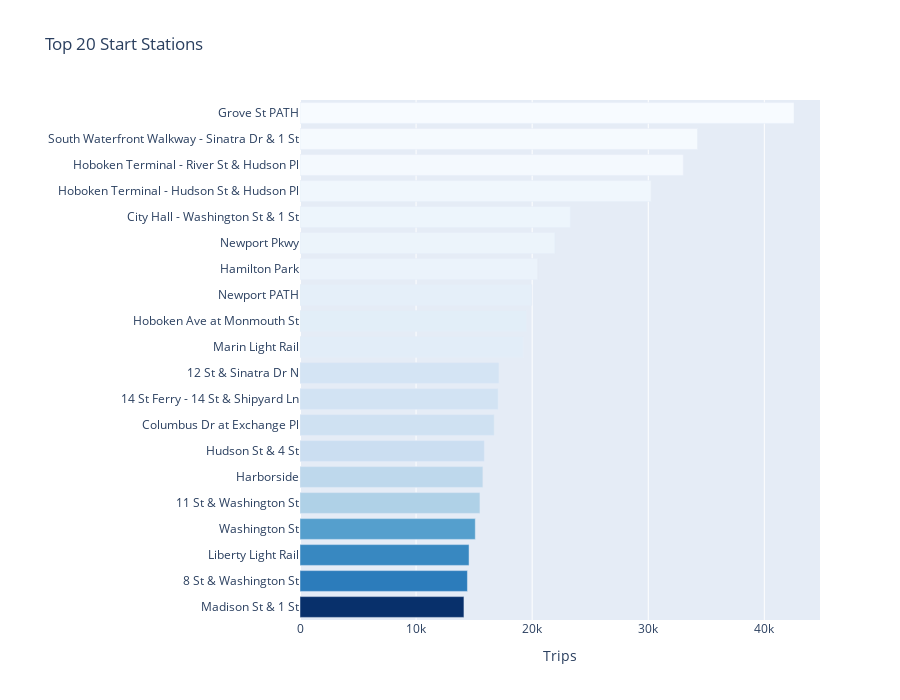

The cell this chart's notebook holds for it:
### Code cell
# D1: Top 20 start stations and Plotly bar
import plotly.graph_objects as go
from pathlib import Path

# compute counts
df['_one'] = 1
station_counts = df.groupby('start_station_name').agg(count=('_one','sum')).reset_index()
top20 = station_counts.nlargest(20, 'count').reset_index(drop=True)

# plot horizontal bar (readable station names)
fig_bar = go.Figure(go.Bar(
    x=top20['count'][::-1],
    y=top20['start_station_name'][::-1],
    orientation='h',
    marker=dict(color=top20['count'], colorscale='Blues')
))
fig_bar.update_layout(title='Top 20 Start Stations', xaxis_title='Trips', height=700, margin=dict(l=300))
fig_bar.show()

# save top20 csv for Streamlit
out = Path.cwd() / "notebooks" / "top20.csv"
out.parent.mkdir(parents=True, exist_ok=True)
top20.to_csv(out, index=False)
print("Saved top20 to:", out)

### Figure 1 — Plotly figure (JSON) as saved in the notebook; plotly's stock layout.template omitted (floating-point values rounded to 4 significant figures)
{"data": [{"marker": {"color": [42556, 34245, 33020, 30244, 23289, 21961, 20477, 19965, 19501, 19230, 17137, 17066, 16731, 15883, 15754, 15502, 15101, 14563, 14423, 14124], "colorscale": [[0, "rgb(247,251,255)"], [0.125, "rgb(222,235,247)"], [0.25, "rgb(198,219,239)"], [0.375, "rgb(158,202,225)"], [0.5, "rgb(107,174,214)"], [0.625, "rgb(66,146,198)"], [0.75, "rgb(33,113,181)"], [0.875, "rgb(8,81,156)"], [1, "rgb(8,48,107)"]]}, "orientation": "h", "type": "bar", "x": [14124, 14423, 14563, 15101, 15502, 15754, 15883, 16731, 17066, 17137, 19230, 19501, 19965, 20477, 21961, 23289, 30244, 33020, 34245, 42556], "y": ["Madison St & 1 St", "8 St & Washington St", "Liberty Light Rail", "Washington St", "11 St & Washington St", "Harborside", "Hudson St & 4 St", "Columbus Dr at Exchange Pl", "14 St Ferry - 14 St & Shipyard Ln", "12 St & Sinatra Dr N", "Marin Light Rail", "Hoboken Ave at Monmouth St", "Newport PATH", "Hamilton Park", "Newport Pkwy", "City Hall - Washington St & 1 St", "Hoboken Terminal - Hudson St & Hudson Pl", "Hoboken Terminal - River St & Hudson Pl", "South Waterfront Walkway - Sinatra Dr & 1 St", "Grove St PATH"]}], "layout": {"height": 700, "margin": {"l": 300}, "title": {"text": "Top 20 Start Stations"}, "xaxis": {"title": {"text": "Trips"}}}}
